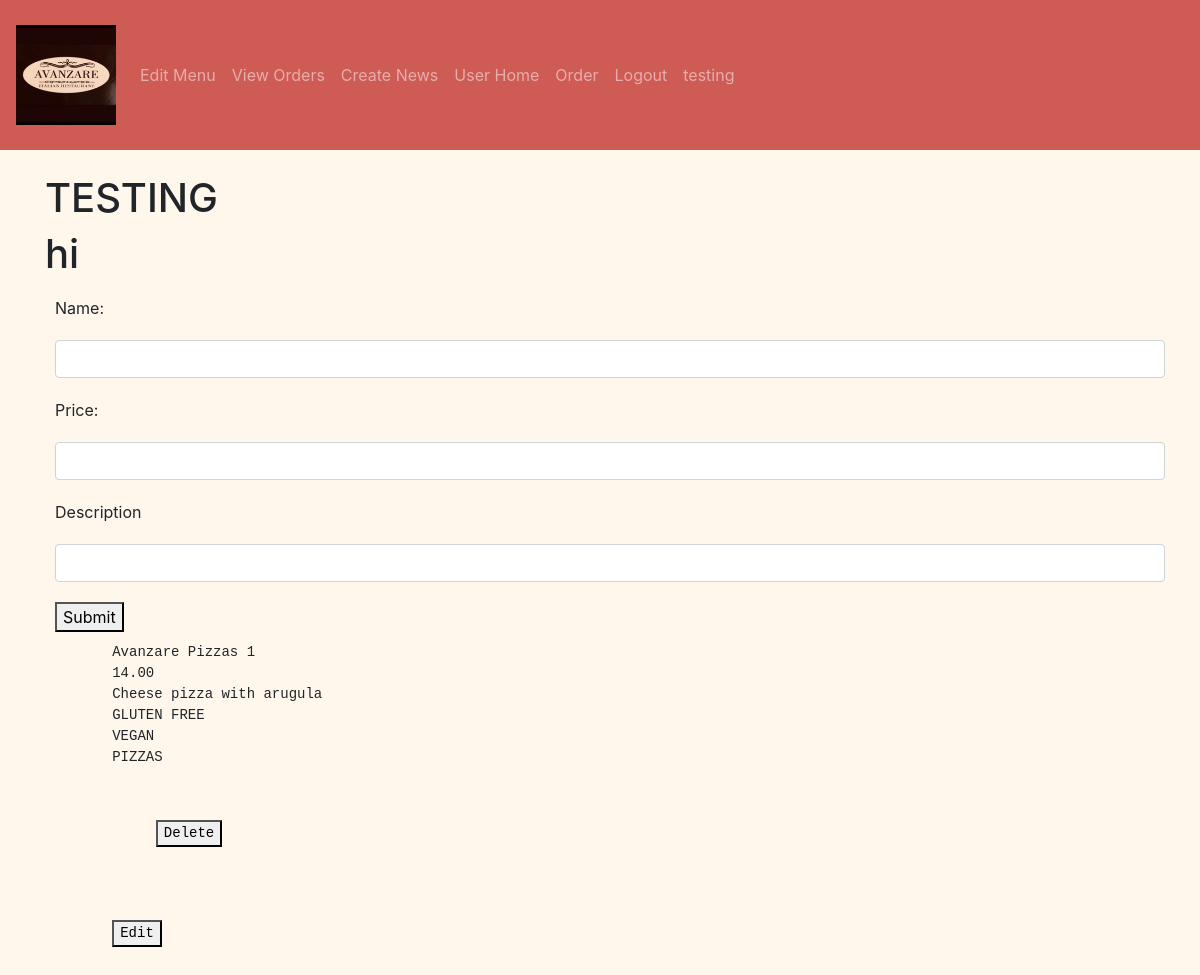
The page /testing (signed in) on the database as committed earlier.
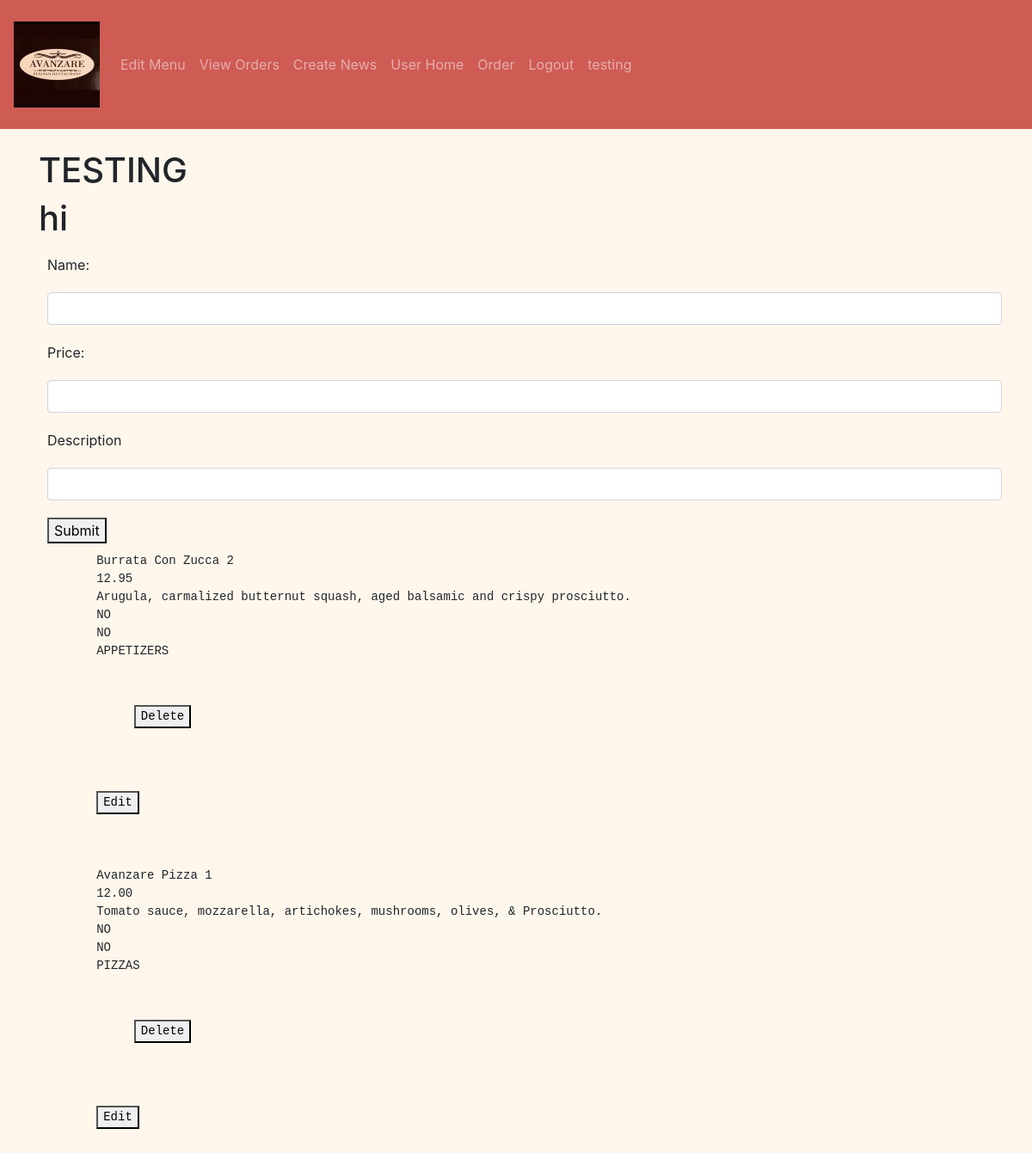
The same page on the database as committed later.
### avanzareApp/models.py (models this page shows)
class Menu(db.Model):
    id = db.Column(db.Integer, primary_key=True)
    name = db.Column(db.String(150), unique=True)
    price = db.Column(db.String(150))
    description = db.Column(db.String(10000))
    menu_type = db.Column(db.String(150))
    gluten_free = db.Column(db.String(150))
    vegan = db.Column(db.String(150))
    date = db.Column(db.DateTime(timezone=True), default=func.now())
    item_image = db.Column(db.String(30))
    user_id = db.Column(db.Integer, db.ForeignKey('user.id'))

### avanzareApp/views.py (the view)
@views.route('/testing', methods=['POST', 'GET'])
def testing():
    print('testing')
    return render_template('testing.html', user=current_user)

### avanzareApp/__init__.py (called while the page is built)
def create_app():
    app = Flask(__name__)
    app.config['SECRET KEY'] = 'iudsdbciud ccdoi'
    app.config['SQLALCHEMY_DATABASE_URI'] = f'sqlite:///{DB_NAME}'
    db.init_app(app)
    from .views import views
    from .auth import auth
    app.register_blueprint(views, url_prefix='/')
    app.register_blueprint(auth, url_prefix='/')
    from .models import User, Menu, Menu_order, News, Order
    with app.app_context():
        db.create_all()
    login_manager = LoginManager()
    login_manager.login_view = 'auth.start_page'
    login_manager.init_app(app)
    @login_manager.user_loader
    def load_user(id):
        return User.query.get(int(id))
    return app

### avanzareApp/templates/testing.html
{% extends "base.html" %} {% block title %}TESTING{% endblock %}
{% block content %}
<h1>TESTING</h1>
<h1 id="demoo">hi</h1>
<form action="/test-add-to-menu" method="POST">
    <label for="name">Name:</label>
    <input type="text"
           class="form-control"
           id="name"
           name="name"
    >
    <label for="price">Price:</label>
    <input type="text"
           class="form-control"
           id="price"
           name="price"
    >
    <label for="description">Description</label>
    <input type="text"
           class="form-control"
           id="description"
           name="description"
    >
    <button type="submit">Submit</button>
</form>
{% for item in user.items|reverse %}
{% set tmp_div = 'edit_div_' + item.id|string %}
{% set tmp_button = 'edit_' + item.id|string %}
{% set tmp_hidden = 'hidden_' + item.id|string %}
<div id="{{ tmp_div }}">
    <pre>
        {{ item.name }} {{ item.id }}
        {{ item.price }}
        {{ item.description }}
        {{ item.gluten_free }}
        {{ item.vegan }}
        {{ item.menu_type }}
        <form action="{{ url_for('views.test_delete', item_id=item.id) }}" method="POST">
            <button type="submit">Delete</button>
        </form>
        <button id="edit_{{ item.id }}"
                class="show"
                onClick="blueprint({{ item.id }})">Edit</button>
    </pre>
    <div id="hidden_{{ item.id }}" class="only_one" hidden><div class="edit_page">{% include 'edit_page_blueprint.html' %}</div></div>
</div>
<br>
{% endfor %}
{% endblock %}

### avanzareApp/templates/base.html (shortened to what this page needs)
<!DOCTYPE html>
<html lang="en">
<head>
    <link
      rel="stylesheet"
      href="https://stackpath.bootstrapcdn.com/bootstrap/4.4.1/css/bootstrap.min.css"
    />
    <link rel="stylesheet"
          href="https://cdn.jsdelivr.net/npm/bootstrap-select@1.13.14/dist/css/bootstrap-select.min.css"
    />
    <link
      rel="stylesheet"
      href="https://stackpath.bootstrapcdn.com/font-awesome/4.7.0/css/font-awesome.min.css"
    />
    <link
            rel="stylesheet"
            href="{{ url_for('static', filename='style.css') }}"
    />
</head>
<body style="background: #FFF7EC;">
    <nav class="navbar navbar-expand-lg navbar-dark">
        <a class="navbar-brand" href="#" align="center">
            <img class="img-responsive" src="{{ url_for('views.send_image', filename='logo.jpg') }}" height="100">
        </a>
        <div class="collapse navbar-collapse" id="navbar">
            <div class="navbar-nav">
                {% if user.is_authenticated %}
                    {% if user.email == "headChef@gmail.com" %}
                        <a class="nav-item nav-link" id="edit_menu" href="/edit-menu">Edit Menu</a>
                        <a class="nav-item nav-link" id="view_orders" href="/view-orders">View Orders</a>
                        <a class="nav-item nav-link" id="create_news" href="/create-news">Create News</a>
                    {% endif %}
                    <a class="nav-item nav-link" id="user_home" href="/user_home">User Home</a>
                    <a class="nav-item nav-link" id="order" href="/order">Order</a>
                    <a class="nav-item nav-link" id="logout" href="/logout">Logout</a>
                    <a class="nav-item nav-link" id="testing" href="/testing">testing</a>
                {% else %}
                    <a class="nav-item nav-link" id="menu" href="/">Menu</a>
                    <a class="nav-item nav-link" id="login" href="/login">Login</a>
                    <a class="nav-item nav-link" id="signup" href="/sign-up">Sign Up</a>
                {% endif %}
            </div>
        </div>
    </nav>
    <br />
    <div class="container">
    {% block content %}
    {% endblock %}
    </div>
</body>
</html>

### avanzareApp/templates/edit_page_blueprint.html (shortened to what this page needs)
<!DOCTYPE html>
<html lang="en">
<head>
</head>
<body>
</body>
</html>

### avanzareApp/static/style.css (style rules this page uses)
.navbar-dark { background:#CE5B54; }
nav { height:150px; }
form > * { margin: 10px; }

Rows that differ between the two databases and show on the page:
added Menu: name "Burrata Con Zucca", id "2", price "12.95", description "Arugula, carmalized butternut squash, aged balsamic and crispy prosciutto.", gluten_free "NO", vegan "NO", menu_type "APPETIZERS"
changed Menu "PIZZAS": name "Avanzare Pizzas" → "Avanzare Pizza"; price "14.00" → "12.00"; description "Cheese pizza with arugula" → "Tomato sauce, mozzarella, artichokes, mushrooms, olives, & Prosciutto."; gluten_free "GLUTEN FREE" → "NO"; vegan "VEGAN" → "NO"
